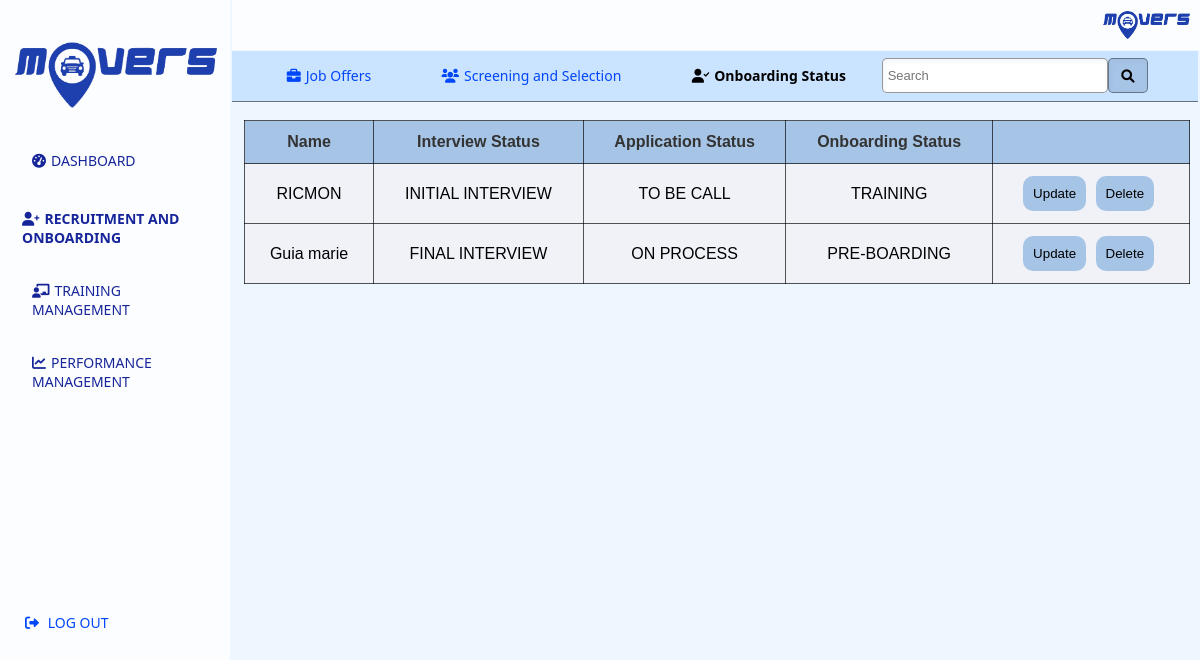
The page /onboarding-status.php (signed in) on the database its author committed.
### tables this page shows
CREATE TABLE `onboarding_status` (
  `id` int(11) NOT NULL,
  `name` varchar(255) DEFAULT NULL,
  `interview_status` enum('INITIAL INTERVIEW','FINAL INTERVIEW','','') NOT NULL DEFAULT '',
  `application_status` enum('ON PROCESS','TO BE CALL','HIRED','') DEFAULT NULL,
  `onboarding_status` enum('PRE-BOARDING','ORIENTATION','TRAINING','') DEFAULT NULL,
  `Delete_Status` varchar(100) DEFAULT 'Active'
);

### Models/Onboarding_status.php (the view, shortened to what this page needs)
<?php
class Onboarding_status
{
    public $conn;
    public function __construct($conn)
    {
        $this->conn = $conn = ConnectionDb::DbConnection();
    }
    public function DisplayOnboarding()
    {
        $result = $this->conn->query("SELECT * FROM onboarding_status WHERE Delete_Status  = 'Active'");
        if ($result->num_rows > 0) {
            while ($row = $result->fetch_assoc()) {
                echo "<tr>";
                echo "<td>" . $row['name'] . "</td>";
                echo "<td>" . $row['interview_status'] . "</td>";
                echo "<td>" . $row['application_status'] . "</td>";
                echo "<td>" . $row['onboarding_status'] . "</td>";
                echo "<td>
                    <div>
                        <button value='${row['id']}' style='background-color: #a6c4e5' id='Update_btn'>Update</button>
                        <button value='${row['id']}' style='background-color: #a6c4e5' id='Delete_btn'>Delete</button>
                    </div>
                </td>";
                echo "</tr>";
            }
        } else {
            echo "<tr><td colspan='5'>No Onboarding Data Available</td></tr>";
        }
    }
}

### css/onbordingstyles.css (style rules this page uses)
body { background-color: #007bff11; }
th, td { padding: 12px 15px; text-align: center; border: 1px solid #000000a9; }
td { background-color: #f0f2f8; }
button { padding: 5px 10px; margin-right: 5px; border: none; cursor: pointer; border-radius: 3px; }

### onboarding-status.php (style rules this page uses)
button { border: none; padding: 10px; background-color: #a6c4e5; border-radius: 10px; }

### rows shown on the page
onboarding_status: name "RICMON", interview_status "INITIAL INTERVIEW", application_status "TO BE CALL", onboarding_status "TRAINING", row['id'] 15 (drawn)
onboarding_status: name "Guia marie", interview_status "FINAL INTERVIEW", application_status "ON PROCESS", onboarding_status "PRE-BOARDING", row['id'] 17 (drawn)
